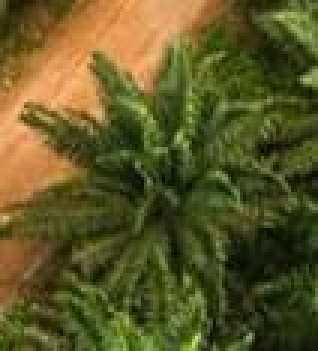
#> input picture sawit.jpg, 106 x 117 px (shown 3 times larger)
$ jupyter execute 7.MenghitungDeteksiTemplateMatching.ipynb
#> lines starting #> are read from the running program, lines starting #| are printed output that depends on the picture; after the words box and inside, x2 and y2 are one past the last pixel; in counts of white or black regions, pixels touching at a corner belong together
[cell 1]
import cv2
# tampilkan kedua gambar
from matplotlib import pyplot as plt

# panggil dan konversi warna agar sesuai dengan Matplotlib
sawit = cv2.imread('sawit.jpg')
#> sawit is the input picture: shape (117, 106, 3); mean B, G, R 37.6, 87.3, 93
sawit = cv2.cvtColor(sawit, cv2.COLOR_BGR2RGB)

# panggil dan konversi warna agar sesuai dengan Matplotlib
kebun_sawit = cv2.imread('ladang sawit.jpg')
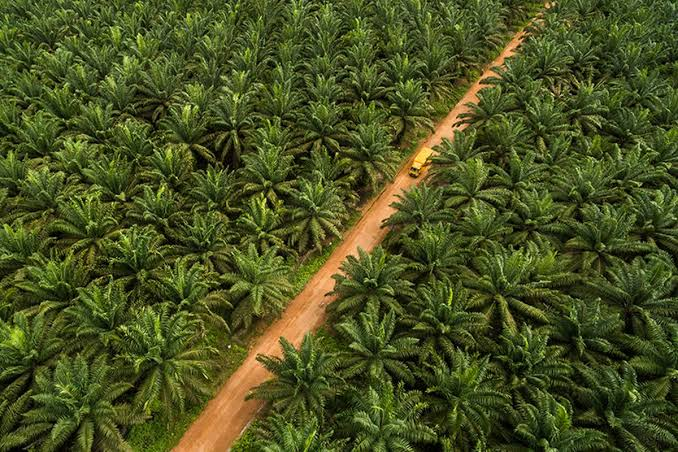
#> input picture ladang sawit.jpg, 678 x 452 px
#> kebun_sawit is the input picture: shape (452, 678, 3); mean B, G, R 33.6, 81.6, 73.7
kebun_sawit = cv2.cvtColor(kebun_sawit, cv2.COLOR_BGR2RGB)
plt.subplot(121),plt.imshow(sawit), plt.title('sawit')
plt.subplot(122),plt.imshow(kebun_sawit), plt.title('ladang sawit')
plt.show()
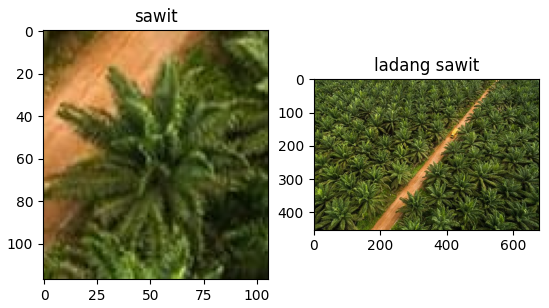
#> figure drawn by matplotlib, 2 panels

[cell 2]
import cv2
import numpy as np

# Membaca gambar utuh untuk dicari
img_rgb = cv2.imread('ladang sawit.jpg')
img_gray = cv2.cvtColor(img_rgb, cv2.COLOR_BGR2GRAY)
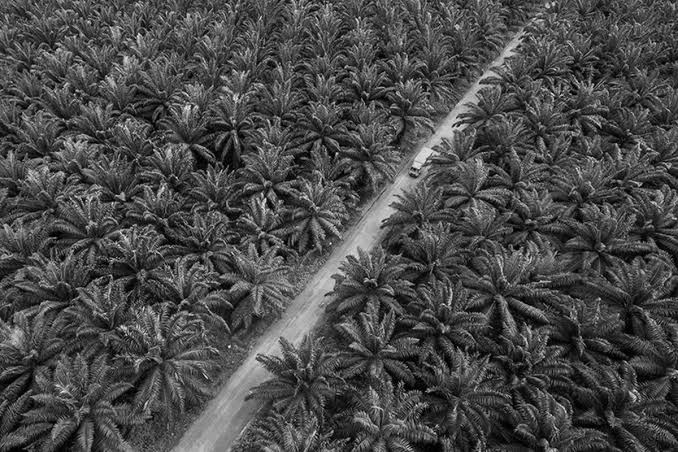
#> img_gray: shape (452, 678); min 0, max 251, mean 73.8

# Membaca template
template = cv2.imread('sawit.jpg', 0)
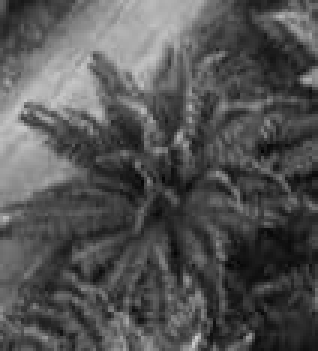
#> template: shape (117, 106) (shown 3 times larger); min 3, max 206, mean 83.3

# Ukuran template. Ukuran ini akan digunakan untuk menggambar kotak
w, h = template.shape[::-1]
#> w = 106; h = 117

# Menggunakan metode COEFF-NORMALIZED
res = cv2.matchTemplate(img_gray, template, cv2.TM_CCOEFF_NORMED)
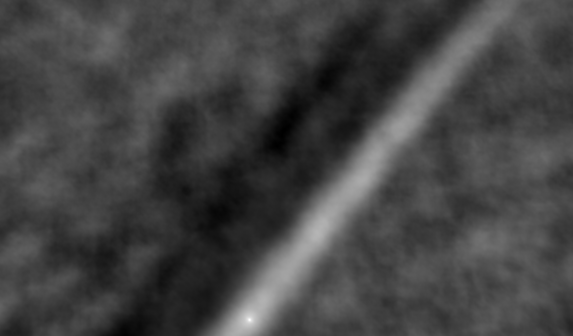
#> res: shape (336, 573) float32; min -0.33, max 0.971, mean 0.0182; drawn with min black and max white

# Nilai threshold atau ambang batas deteksi kemiripan titik.
# Lakukan eksperimen dengan merubah nilai ini
threshold = 0.15

# Menemukan lokasi-lokasi hasil deteksi
loc = np.where(res >= threshold)
#> loc = 19609 positions, rows 0 to 335, columns 0 to 551

# Membuat array kosong untuk menyimpan lokasi-lokasi dari hasil deteksi
lspoint = []
lspoint2 = []
count = 0 # Untuk menyimpan jumlah matching yang ditemukan

for pt in zip(*loc[::-1]):
    # Jika sudah ada, skip lokasi tersebut
    if pt[0] not in lspoint and pt[1] not in lspoint2:
        # Gambar persegi warna kuning dengan ketebalan dua poin
        cv2.rectangle(img_rgb, pt, (pt[0] + w, pt[1] + h), (0, 255, 255), 2)

        for i in range(pt[0] - 9, pt[0] + 9, 1):
            # Tambahkan koordinat x ke list
            lspoint.append(i)

        for k in range(pt[1] - 9, pt[1] + 9, 1):
            # Tambahkan koordinat y ke list
            lspoint2.append(k)

        count += 1 # Berapa jumlah matching yang ditemukan?
    else:
        continue
#> this loop made 19609 passes
#> pt on passes 1 to 12: (489, 0), (490, 0), (491, 0), (492, 0), (493, 0), (494, 0), (495, 0), (496, 0), (497, 0), (498, 0), (499, 0), (500, 0)
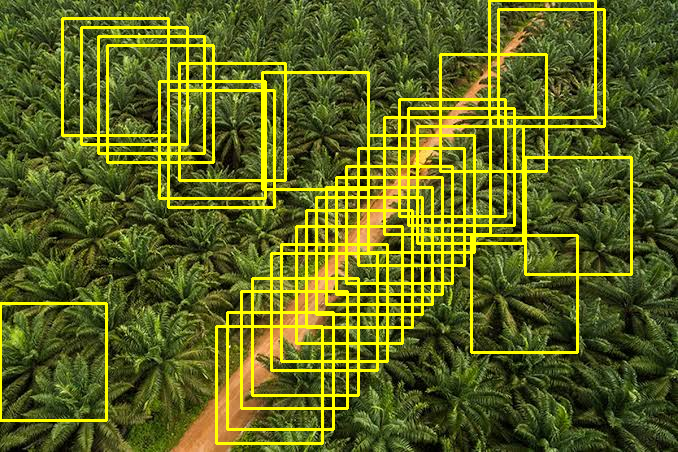
#> img_rgb: shape (452, 678, 3); 12.78% of pixels changed, all inside (x1, y1, x2, y2) = (0, 0, 633, 445)
#> after the loop, count = 32; lspoint = 576 values, max 533 at index 323, min -9 at index 522, mean 289.7; lspoint2 = 576 values, max 334 at index 575, min -9 at index 0, mean 149.2

print("Jumlah objek ditemukan:", count)
#| Jumlah objek ditemukan: 32

# Tampilkan dengan imshow
cv2.imshow("Deteksi Objek", img_rgb)
cv2.waitKey(0)
cv2.destroyAllWindows()
